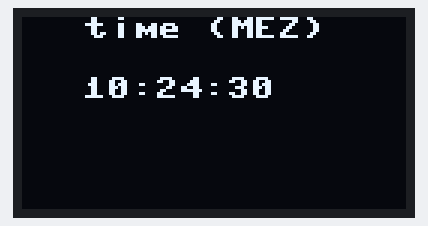
Recording of a program running on a simulated ESP32 board running MicroPython. Shown: 128×64 one-colour display. The clock reads 2024-03-15 10:24:30 at power-on unless the program sets it; library files of the repository ran but are not shown: ssd1306.py; what the program prints to the serial console is not drawn.

Above: at 0.4 s.
At 4.4 s:
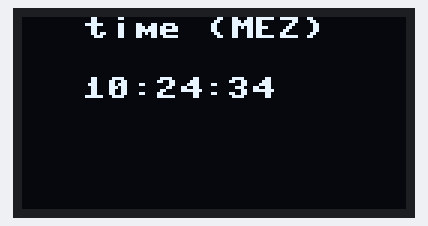
At 11.4 s:
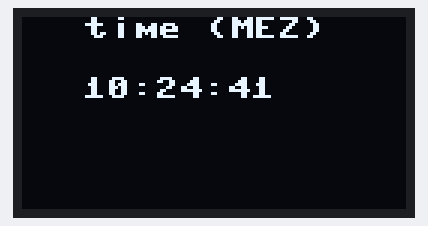
At 19.4 s:
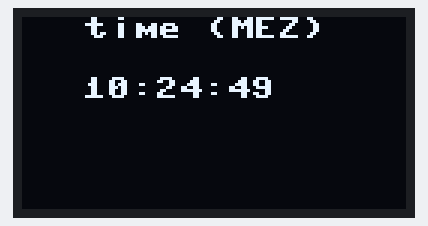
At 29.4 s:
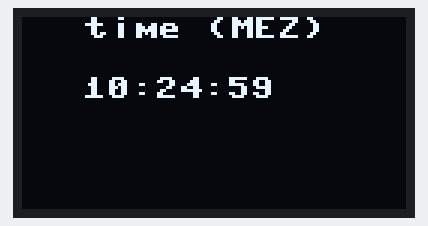
At 38.4 s:
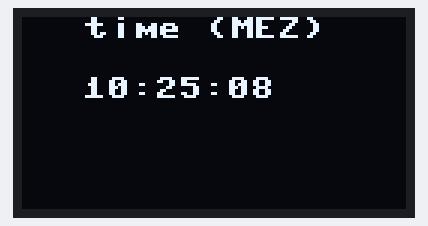

The program:

ntp_time.py
```python
# ************ ntp_time.py ****************
import time
import ntp as ntp
from timer import Timer
from machine import RTC,Pin,I2C
import ssd1306

class display:
    def __init__(self):
        i2c = I2C(scl=Pin(22), sda=Pin(21), freq=100000)
        self.oled = ssd1306.SSD1306_I2C( 128, 64, i2c, 0x3c )
        self.oled.text("  time (MEZ) ", 5,0,1)
        self.oled.show()
    def time(self, hms, x= 20,y=20):
        s= "{:02}:{:02}:{:02}".format(hms[0], hms[1],hms[2])
        self.oled.fill_rect(x,y,128,28,0)
        self.oled.text(s, x,y,1)
        print(s)
        self.oled.show()

def meineUhr():
    d= display()
    t1=Timer(1) # 1 sekunde
    ntp.settime()  # RTC laeuft nun selbststaendig
    print( time.localtime())  # (2020, 11, 8, 10, 18, 5, 6, 313)
    hms=time.localtime()[3:6]  # (h,m,s)
    d.time(hms)
    print(hms)  # (10, 18, 5)

    while True:
        if t1.event():
            if time.localtime()[5] == 00:
                ntp.settime()
                print('x')
            t=time.localtime()
            hms= time.localtime()[3:6]
            d.time(hms)


if __name__ == '__main__':
    meineUhr()
    
```

timer.py
```python
# ************ timer.py ****************
#Timer esp32

import time

class Timer:
    def __init__(self, interval=1.0):
        self.start(interval)
        pass
    def event(self):
        now = time.ticks_ms()/1000
        if now > self._overflow:
            self.restart(now)
            return True
        return False
        pass
    def restart(self,now):
        self._overflow = now+ self._interval
        pass
    def start(self,interval):
        self._interval= interval
        self._overflow =  time.ticks_ms()/1000 + self._interval
        pass

if  (__name__ == '__main__'):
    t1= Timer (0.5)

    while True:
        if t1.event():
            print ( time.time() )
```

Measured:
- what the display in image 0 shows lasts 0.9 s, from 0.4 s to 1.3 s
- what the display in image 1 shows lasts 1.0 s, from 4.3 s to 5.3 s
- what the display in image 4 shows lasts 1.1 s, from 29.3 s to 30.4 s
